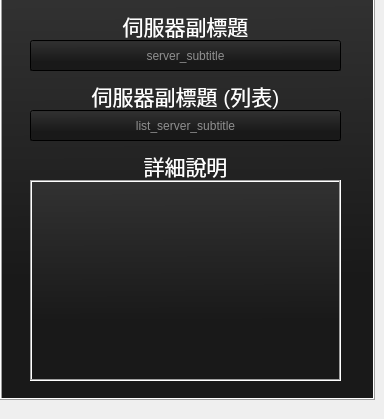
   <widget class="QWidget" name="tab_value">
    <attribute name="title">
     <string>說明</string>
    </attribute>
    <widget class="QFrame" name="background_3">
     <property name="geometry">
      <rect>
       <x>0</x>
       <y>-10</y>
       <width>375</width>
       <height>410</height>
      </rect>
     </property>
     <property name="focusPolicy">
      <enum>Qt::NoFocus</enum>
     </property>
     <property name="styleSheet">
      <string notr="true">background-color: qlineargradient(spread:pad, x1:0.477, y1:1, x2:0.471, y2:0, stop:0.295455 rgba(25, 25, 25, 255), stop:1 rgba(50, 50, 50, 255));</string>
     </property>
     <property name="frameShape">
      <enum>QFrame::Box</enum>
     </property>
     <property name="frameShadow">
      <enum>QFrame::Raised</enum>
     </property>
     <widget class="QLineEdit" name="server_subtitle_input">
      <property name="geometry">
       <rect>
        <x>30</x>
        <y>50</y>
        <width>311</width>
        <height>31</height>
       </rect>
      </property>
      <property name="styleSheet">
       <string notr="true">font: 75 10pt &quot;NSimSun&quot;;
color: rgb(255, 255, 255);</string>
      </property>
      <property name="text">
       <string/>
      </property>
      <property name="alignment">
       <set>Qt::AlignCenter</set>
      </property>
      <property name="placeholderText">
       <string>server_subtitle</string>
      </property>
     </widget>
     <widget class="QLabel" name="server_subtitle_label">
      <property name="geometry">
       <rect>
        <x>30</x>
        <y>20</y>
        <width>311</width>
        <height>31</height>
       </rect>
      </property>
      <property name="tabletTracking">
       <bool>false</bool>
      </property>
      <property name="autoFillBackground">
       <bool>false</bool>
      </property>
      <property name="styleSheet">
       <string notr="true">background-color: rgba(255, 255, 255, 0);
font: 75 10pt &quot;NSimSun&quot;;
color: rgb(255, 255, 255);</string>
      </property>
      <property name="frameShape">
       <enum>QFrame::NoFrame</enum>
      </property>
      <property name="frameShadow">
       <enum>QFrame::Plain</enum>
      </property>
      <property name="text">
       <string>&lt;html&gt;&lt;head/&gt;&lt;body&gt;&lt;p align=&quot;center&quot;&gt;&lt;span style=&quot; font-size:16pt; color:#ffffff;&quot;&gt;伺服器副標題&lt;/span&gt;&lt;/p&gt;&lt;/body&gt;&lt;/html&gt;</string>
      </property>
     </widget>
     <widget class="QLabel" name="server_fulldesc_label">
      <property name="geometry">
       <rect>
        <x>30</x>
        <y>160</y>
        <width>311</width>
        <height>31</height>
       </rect>
      </property>
      <property name="tabletTracking">
       <bool>false</bool>
      </property>
      <property name="autoFillBackground">
       <bool>false</bool>
      </property>
      <property name="styleSheet">
       <string notr="true">background-color: rgba(255, 255, 255, 0);
font: 75 10pt &quot;NSimSun&quot;;
color: rgb(255, 255, 255);</string>
      </property>
      <property name="frameShape">
       <enum>QFrame::NoFrame</enum>
      </property>
      <property name="frameShadow">
       <enum>QFrame::Plain</enum>
      </property>
      <property name="text">
       <string>&lt;html&gt;&lt;head/&gt;&lt;body&gt;&lt;p align=&quot;center&quot;&gt;&lt;span style=&quot; font-size:16pt; color:#ffffff;&quot;&gt;詳細說明&lt;/span&gt;&lt;/p&gt;&lt;/body&gt;&lt;/html&gt;</string>
      </property>
     </widget>
     <widget class="QLineEdit" name="list_server_subtitle_input">
      <property name="geometry">
       <rect>
        <x>30</x>
        <y>120</y>
        <width>311</width>
        <height>31</height>
       </rect>
      </property>
      <property name="styleSheet">
       <string notr="true">font: 75 10pt &quot;NSimSun&quot;;
color: rgb(255, 255, 255);</string>
      </property>
      <property name="text">
       <string/>
      </property>
      <property name="alignment">
       <set>Qt::AlignCenter</set>
      </property>
      <property name="placeholderText">
       <string>list_server_subtitle</string>
      </property>
     </widget>
     <widget class="QLabel" name="list_server_subtitle_label">
      <property name="geometry">
       <rect>
        <x>30</x>
        <y>90</y>
        <width>311</width>
        <height>31</height>
       </rect>
      </property>
      <property name="tabletTracking">
       <bool>false</bool>
      </property>
      <property name="autoFillBackground">
       <bool>false</bool>
      </property>
      <property name="styleSheet">
       <string notr="true">background-color: rgba(255, 255, 255, 0);
font: 75 10pt &quot;NSimSun&quot;;
color: rgb(255, 255, 255);</string>
      </property>
      <property name="frameShape">
       <enum>QFrame::NoFrame</enum>
      </property>
      <property name="frameShadow">
       <enum>QFrame::Plain</enum>
      </property>
      <property name="text">
       <string>&lt;html&gt;&lt;head/&gt;&lt;body&gt;&lt;p align=&quot;center&quot;&gt;&lt;span style=&quot; font-size:16pt; color:#ffffff;&quot;&gt;伺服器副標題 (列表)&lt;/span&gt;&lt;/p&gt;&lt;/body&gt;&lt;/html&gt;</string>
      </property>
     </widget>
     <widget class="QTextEdit" name="server_fulldesc_input">
      <property name="geometry">
       <rect>
        <x>30</x>
        <y>190</y>
        <width>311</width>
        <height>201</height>
       </rect>
      </property>
      <property name="styleSheet">
       <string notr="true">font: 75 10pt &quot;NSimSun&quot;;
color: rgb(255, 255, 255);</string>
      </property>
      <property name="frameShape">
       <enum>QFrame::Box</enum>
      </property>
     </widget>
    </widget>
   </widget>
